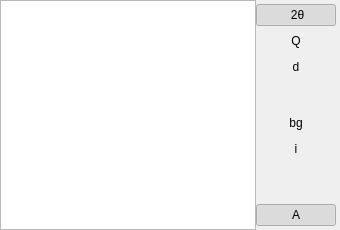
      <widget class="QWidget" name="spec_container_widget" native="true">
       <layout class="QHBoxLayout" name="horizontalLayout_31">
        <property name="spacing">
         <number>0</number>
        </property>
        <property name="margin">
         <number>0</number>
        </property>
        <item>
         <widget class="GraphicsLayoutWidget" name="spectrum_pg_layout">
          <property name="sizeIncrement">
           <size>
            <width>1</width>
            <height>2</height>
           </size>
          </property>
          <property name="baseSize">
           <size>
            <width>300</width>
            <height>300</height>
           </size>
          </property>
          <property name="frameShape">
           <enum>QFrame::StyledPanel</enum>
          </property>
          <property name="frameShadow">
           <enum>QFrame::Sunken</enum>
          </property>
         </widget>
        </item>
        <item>
         <widget class="QWidget" name="spec_btn_widget" native="true">
          <layout class="QVBoxLayout" name="verticalLayout_15">
           <property name="spacing">
            <number>4</number>
           </property>
           <property name="leftMargin">
            <number>0</number>
           </property>
           <property name="topMargin">
            <number>4</number>
           </property>
           <property name="rightMargin">
            <number>4</number>
           </property>
           <property name="bottomMargin">
            <number>4</number>
           </property>
           <item>
            <widget class="QPushButton" name="spec_tth_btn">
             <property name="text">
              <string> 2θ</string>
             </property>
             <property name="checkable">
              <bool>true</bool>
             </property>
             <property name="checked">
              <bool>true</bool>
             </property>
             <property name="flat">
              <bool>true</bool>
             </property>
            </widget>
           </item>
           <item>
            <widget class="QPushButton" name="spec_q_btn">
             <property name="text">
              <string>Q</string>
             </property>
             <property name="checkable">
              <bool>true</bool>
             </property>
             <property name="flat">
              <bool>true</bool>
             </property>
            </widget>
           </item>
           <item>
            <widget class="QPushButton" name="spec_d_btn">
             <property name="text">
              <string>d</string>
             </property>
             <property name="checkable">
              <bool>true</bool>
             </property>
             <property name="flat">
              <bool>true</bool>
             </property>
            </widget>
           </item>
           <item>
            <spacer name="verticalSpacer_6">
             <property name="orientation">
              <enum>Qt::Vertical</enum>
             </property>
             <property name="sizeType">
              <enum>QSizePolicy::Fixed</enum>
             </property>
             <property name="sizeHint" stdset="0">
              <size>
               <width>20</width>
               <height>30</height>
              </size>
             </property>
            </spacer>
           </item>
           <item>
            <widget class="QPushButton" name="qa_bkg_spectrum_btn">
             <property name="minimumSize">
              <size>
               <width>0</width>
               <height>0</height>
              </size>
             </property>
             <property name="text">
              <string>bg</string>
             </property>
             <property name="checkable">
              <bool>true</bool>
             </property>
             <property name="flat">
              <bool>true</bool>
             </property>
            </widget>
           </item>
           <item>
            <widget class="QPushButton" name="qa_bkg_spectrum_inspect_btn">
             <property name="text">
              <string>i</string>
             </property>
             <property name="checkable">
              <bool>true</bool>
             </property>
             <property name="flat">
              <bool>true</bool>
             </property>
            </widget>
           </item>
           <item>
            <spacer name="verticalSpacer_13">
             <property name="orientation">
              <enum>Qt::Vertical</enum>
             </property>
             <property name="sizeHint" stdset="0">
              <size>
               <width>20</width>
               <height>40</height>
              </size>
             </property>
            </spacer>
           </item>
           <item>
            <widget class="QPushButton" name="spec_auto_range_btn">
             <property name="text">
              <string>A</string>
             </property>
             <property name="checkable">
              <bool>true</bool>
             </property>
             <property name="checked">
              <bool>true</bool>
             </property>
             <property name="flat">
              <bool>true</bool>
             </property>
            </widget>
           </item>
          </layout>
         </widget>
        </item>
       </layout>
      </widget>
